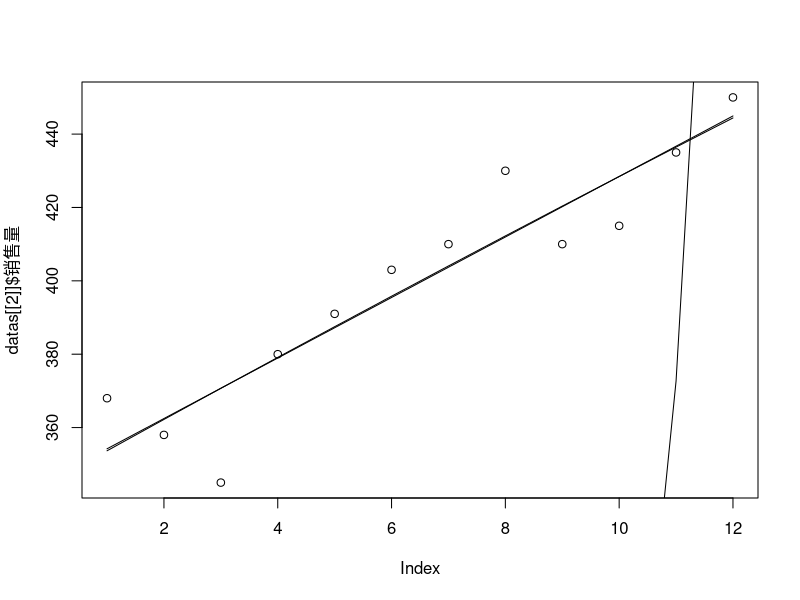

This chart was generated by the following R code:
data <- read.csv("data.csv", fileEncoding="UTF8")
#data <- read.csv("data.csv", fileEncoding="UTF8", stringsAsFactors=FALSE)

datas <- split(data, data$广告商)

plot(
  datas[[2]]$销售量
)

datas[[2]]$month <- 1:12

data.model <- nls(
  销售量 ~ A*month + B, 
  start=list(A=1, B=1), 
  data=datas[[2]], 
  trace=T
)

lines(
  datas[[2]]$month, 
  8.248*datas[[2]]$month + 345.970 
)

data.model <- nls(
  销售量 ~ A^month, 
  start=list(A=1), 
  data=datas[[2]], 
  trace=T
)

lines(
  datas[[2]]$month, 
  1.713^datas[[2]]$month
)


data.model <- nls(
  销售量 ~ A*month^2 + B*month + C, 
  start=list(A=0, B=8, C=300), 
  data=datas[[2]], 
  trace=T
)

lines(
  datas[[2]]$month, 
  -0.02972*datas[[2]]$month^2 + 8.63462*datas[[2]]$month + 345.06818 
)

